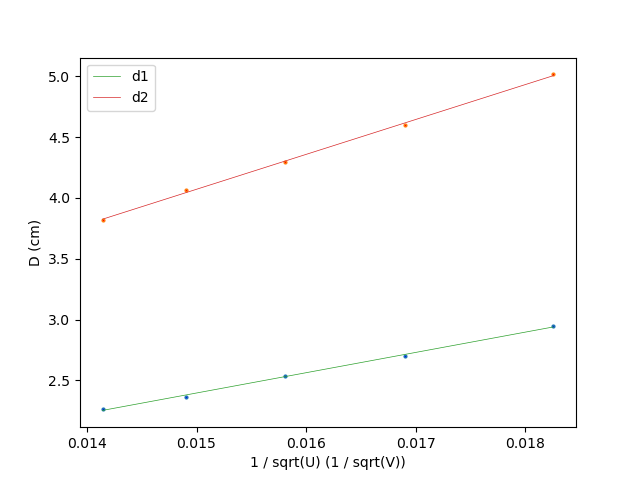

Here is the Python script that generated this plot:
import numpy as np
from sklearn.linear_model import LinearRegression
import matplotlib.pyplot as plt

x  = np.array([0.018257, 0.016903, 0.015811, 0.014907, 0.014142]).reshape((-1, 1))
y1 = np.array([2.9500, 2.7000, 2.5333, 2.3667, 2.2667])
y2 = np.array([5.0167, 4.6000, 4.3000, 4.0667, 3.8167])

model1 = LinearRegression().fit(x, y1)
model2 = LinearRegression().fit(x, y2)

y1_pred = model1.intercept_ + model1.coef_ * x
y2_pred = model2.intercept_ + model2.coef_ * x

print(f"slope: {model1.coef_}")
print(f"slope: {model2.coef_}")


plt.plot(x, y1, marker='o', markerfacecolor='blue', markersize=2, linewidth=0)
plt.plot(x, y2, marker='o', markerfacecolor='red', markersize=2, linewidth=0)
plt.plot(x, y1_pred, linewidth=0.5, label="d1")
plt.plot(x, y2_pred, linewidth=0.5, label="d2")
plt.legend(loc="upper left")
plt.xlabel('1 / sqrt(U) (1 / sqrt(V))')
plt.ylabel('D (cm)')

plt.show()
